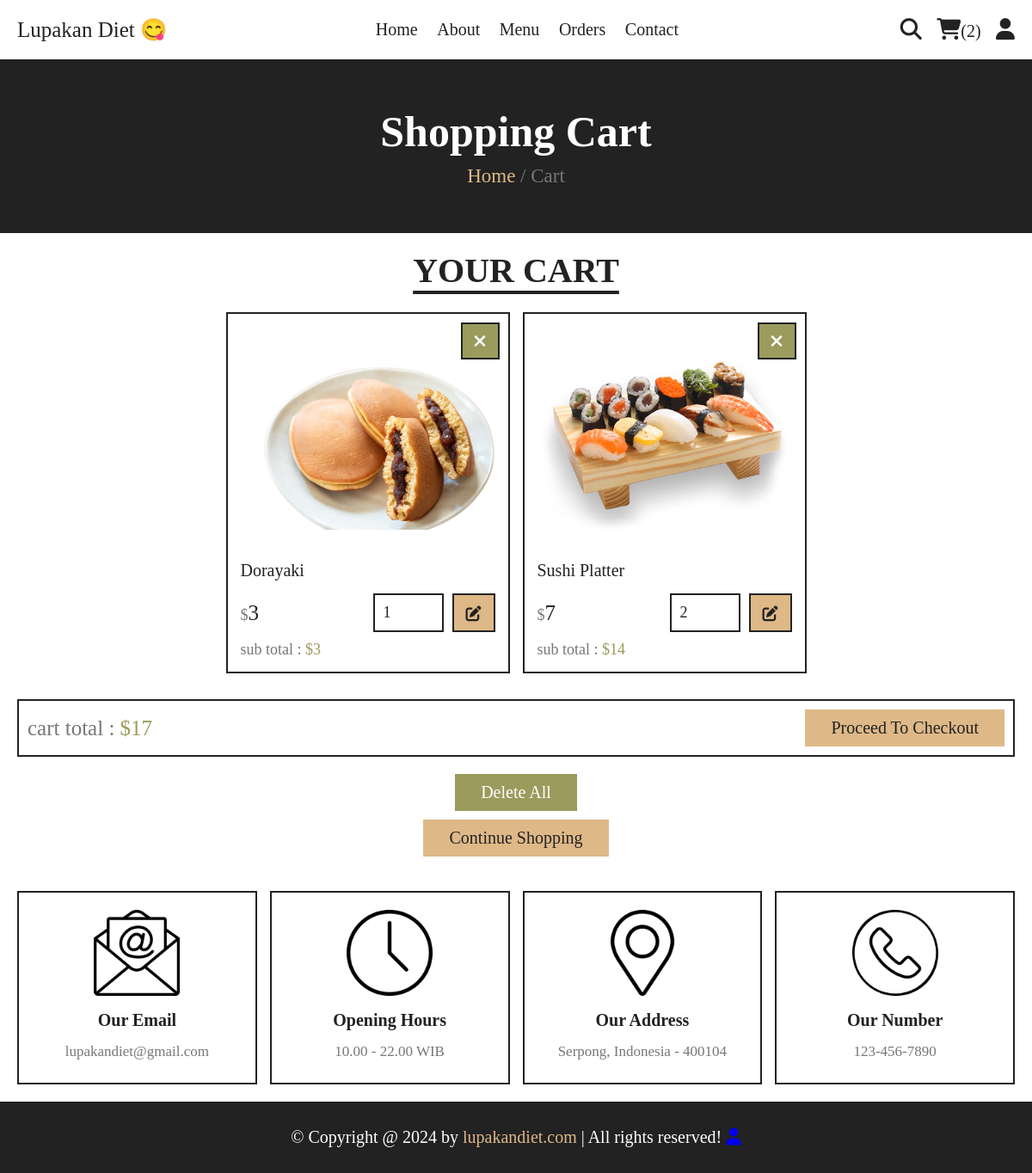
Page /cart.php (signed in) on the committed database.
### tables this page shows
CREATE TABLE `cart` (
  `id` int(100) NOT NULL,
  `user_id` int(100) NOT NULL,
  `pid` int(100) NOT NULL,
  `name` varchar(100) NOT NULL,
  `price` int(10) NOT NULL,
  `quantity` int(10) NOT NULL,
  `image` varchar(100) NOT NULL
);

### cart.php (the view, shortened to what this page needs)
<?php
include 'components/connect.php';
if(isset($_SESSION['user_id'])){
   $user_id = $_SESSION['user_id'];
}else{
   $user_id = '';
   header('location:index.php');
};
?>
<!DOCTYPE html>
<html lang="en">
<head>
   <link rel="stylesheet" href="https://cdnjs.cloudflare.com/ajax/libs/font-awesome/6.1.1/css/all.min.css">
   <link rel="stylesheet" href="css/style.css">
</head>
<body>
<?php include 'components/user_header.php'; ?>
<div class="heading">
   <h3>shopping cart</h3>
   <p><a href="index.php">Home</a> <span> / Cart</span></p>
</div>
<section class="products">
   <h1 class="title">your cart</h1>
   <div class="box-container">
      <?php
         $grand_total = 0;
         $select_cart = $conn->prepare("SELECT * FROM `cart` WHERE user_id = ?");
         $select_cart->execute([$user_id]);
         if($select_cart->rowCount() > 0){
            while($fetch_cart = $select_cart->fetch(PDO::FETCH_ASSOC)){
      ?>
      <form action="" method="post" class="box">
         <button type="submit" class="fas fa-times" name="delete" onclick="return confirm('delete this item?');"></button>
         <img src="uploaded_img/<?= $fetch_cart['image']; ?>" alt="">
         <div class="name"><?= $fetch_cart['name']; ?></div>
         <div class="flex">
            <div class="price"><span>$</span><?= $fetch_cart['price']; ?></div>
            <input type="number" name="qty" class="qty" min="1" max="99" value="<?= $fetch_cart['quantity']; ?>" maxlength="2">
            <button type="submit" class="fas fa-edit" name="update_qty"></button>
         </div>
         <div class="sub-total"> sub total : <span>$<?= $sub_total = ($fetch_cart['price'] * $fetch_cart['quantity']); ?></span> </div>
      </form>
      <?php
               $grand_total += $sub_total;
            }
         }else{
            echo '<p class="empty">your cart is empty</p>';
         }
      ?>
   </div>
   <div class="cart-total">
      <p>cart total : <span>$<?= $grand_total; ?></span></p>
      <a href="checkout.php" class="btn <?= ($grand_total > 1)?'':'disabled'; ?>">proceed to checkout</a>
   </div>
   <div class="more-btn">
      <form action="" method="post">
         <button type="submit" class="delete-btn <?= ($grand_total > 1)?'':'disabled'; ?>" name="delete_all" onclick="return confirm('delete all from cart?');">delete all</button>
      </form>
      <a href="menu.php" class="btn">continue shopping</a>
   </div>
</section>
<?php include 'components/footer.php'; ?>
</body>
</html>

### css/style.css (style rules this page uses)
:root { --yellow: #DEB887; --red: #9b9b5e; --white:#fff; --black:#222; --light-color:#777; --border:.2rem solid var(--black); }
* { font-family: Candara; margin:0; padding:0; box-sizing: border-box; outline: none; border: none; text-decoration: none; }
html { font-size: 62.5%; overflow-x: hidden; scroll-behavior: smooth; stop-opacity: 7rem; }
section { margin:0 auto; max-width: 1200px; padding:2rem; }
.title { text-align: center; margin-bottom: 2.5rem; font-size: 4rem; color:var(--black); text-transform: uppercase; text-decoration: underline; text-underline-offset: 1rem; }
.heading { display: flex; align-items: center; justify-content: center; gap:1rem; flex-flow: column; background-color: var(--black); min-height: 20rem; }
.heading h3 { font-size: 5rem; color:var(--white); text-transform: capitalize; }
.heading p { font-size: 2.3rem; color:var(--light-color); }
.heading p a { color:var(--yellow); }
.btn, .delete-btn { margin-top: 1rem; display: inline-block; font-size: 2rem; padding:1rem 3rem; cursor: pointer; text-transform: capitalize; transition: .2s linear; }
.btn { background-color: var(--yellow); color:var(--black); }
.delete-btn { background-color: var(--red); color:var(--white); }
.products .box-container { display: grid; grid-template-columns: repeat(auto-fit, 33rem); justify-content: center; align-items: flex-start; gap:1.5rem; }
.products .box-container .box { border:var(--border); padding:1.5rem; position: relative; overflow: hidden; }
.products .box-container .box img { height: 25rem; width: 100%; object-fit: contain; margin-bottom: 1rem; }
.products .box-container .box .name { font-size: 2rem; color:var(--black); margin:1rem 0; }
.products .box-container .box .flex { display: flex; align-items: center; gap:1rem; margin-top: 1.5rem; }
.products .box-container .box .flex .price { margin-right: auto; font-size: 2.5rem; color:var(--black); }
.products .box-container .box .flex .price span { color:var(--light-color); font-size: 1.8rem; }
.products .box-container .box .flex .qty { padding:1rem; border:var(--border); font-size: 1.8rem; color:var(--black); }
.products .box-container .box .flex .fa-edit { width: 5rem; background-color: var(--yellow); color:var(--black); cursor: pointer; font-size: 1.8rem; height: 4.5rem; border:var(--border); }
.products .box-container .box .fa-times { position: absolute; top:1rem; right:1rem; background-color: var(--red); color:var(--white); border:var(--border); line-height:4rem; height: 4.3rem; width: 4.5rem; cursor: pointer; font-size: 2rem; }
.products .box-container .box .sub-total { margin-top: 1rem; font-size: 1.8rem; color:var(--light-color); }
.products .box-container .box .sub-total span { color:var(--red); }
.products .more-btn { margin-top: 1rem; text-align: center; }
.products .cart-total { display: flex; align-items: center; gap:1.5rem; flex-wrap: wrap; justify-content: space-between; margin-top: 3rem; border:var(--border); padding:1rem; }
.products .cart-total p { font-size: 2.5rem; color:var(--light-color); }
.products .cart-total p span { color:var(--red); }
.products .cart-total .btn { margin-top: 0; }

### rows in the picture
cart: image (picture), name "Dorayaki", price "3", qty "1"
cart: image (picture), name "Sushi Platter", price "7", qty "2", $sub_total = ($fetch_cart['price'] * $fetch_cart['quantity']) "14"

### other values in the picture
$total_cart_items "2"
$grand_total "17"
